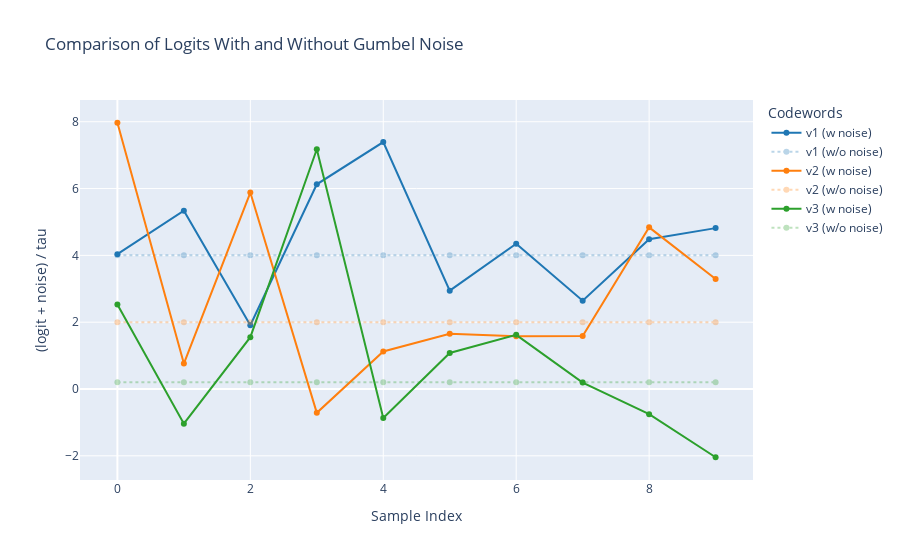

Write notebook code for a chart like this one.
### Code cell
import numpy as np
import plotly.graph_objects as go
import pandas as pd


np.random.seed(42)

logits = np.array([2.0, 1.0, 0.1])
labels = ['v1', 'v2', 'v3']

def sample_gumbel(shape, eps=1e-20):
    U = np.random.uniform(0, 1, shape)
    return -np.log(-np.log(U + eps) + eps)

tau = 0.5
samples = 10

logits_data = []

for i in range(samples):
    noise = sample_gumbel(logits.shape)
    for j, label in enumerate(labels):
        logits_data.append({
            'Sample': i,
            'Codeword': label,
            'Noisy Logit': (logits[j] + noise[j]) / tau,
            'Type': 'With Gumbel Noise'
        })
        logits_data.append({
            'Sample': i,
            'Codeword': label,
            'Noisy Logit': logits[j] / tau,
            'Type': 'No Noise'
        })

df = pd.DataFrame(logits_data)

fig = go.Figure()

colors = ['#1f77b4', '#ff7f0e', '#2ca02c']

for i, codeword in enumerate(labels):
    df_noise = df[(df['Codeword'] == codeword) & (df['Type'] == 'With Gumbel Noise')]
    df_nonoise = df[(df['Codeword'] == codeword) & (df['Type'] == 'No Noise')]
    
    color = colors[i % len(colors)]
    
    fig.add_trace(go.Scatter(
        x=df_noise['Sample'],
        y=df_noise['Noisy Logit'],
        mode='lines+markers',
        name=f'{codeword} (w noise)',
        line=dict(dash='solid'),
        marker=dict(color=color),
        opacity=1.0
    ))
    
    
    fig.add_trace(go.Scatter(
        x=df_nonoise['Sample'],
        y=df_nonoise['Noisy Logit'],
        mode='lines+markers',
        name=f'{codeword} (w/o noise)',
        line=dict(dash='dot'),
        marker=dict(color=color),
        opacity=0.3
    ))

fig.update_layout(
    title='Comparison of Logits With and Without Gumbel Noise',
    xaxis_title='Sample Index',
    yaxis_title='(logit + noise) / tau',
    legend_title='Codewords'
)

fig.show()

### Figure 1 — Plotly figure (JSON) as saved in the notebook; plotly's stock layout.template omitted (floating-point values rounded to 4 significant figures)
{"data": [{"line": {"dash": "solid"}, "marker": {"color": "#1f77b4"}, "mode": "lines+markers", "name": "v1 (w noise)", "opacity": 1, "type": "scatter", "x": [0, 1, 2, 3, 4, 5, 6, 7, 8, 9], "y": [4.036, 5.335, 1.908, 6.127, 7.392, 2.943, 4.35, 2.644, 4.484, 4.816]}, {"line": {"dash": "dot"}, "marker": {"color": "#1f77b4"}, "mode": "lines+markers", "name": "v1 (w/o noise)", "opacity": 0.3, "type": "scatter", "x": [0, 1, 2, 3, 4, 5, 6, 7, 8, 9], "y": [4.0, 4.0, 4.0, 4.0, 4.0, 4.0, 4.0, 4.0, 4.0, 4.0]}, {"line": {"dash": "solid"}, "marker": {"color": "#ff7f0e"}, "mode": "lines+markers", "name": "v2 (w noise)", "opacity": 1, "type": "scatter", "x": [0, 1, 2, 3, 4, 5, 6, 7, 8, 9], "y": [7.97, 0.7612, 5.881, -0.7133, 1.124, 1.652, 1.58, 1.585, 4.839, 3.294]}, {"line": {"dash": "dot"}, "marker": {"color": "#ff7f0e"}, "mode": "lines+markers", "name": "v2 (w/o noise)", "opacity": 0.3, "type": "scatter", "x": [0, 1, 2, 3, 4, 5, 6, 7, 8, 9], "y": [2.0, 2.0, 2.0, 2.0, 2.0, 2.0, 2.0, 2.0, 2.0, 2.0]}, {"line": {"dash": "solid"}, "marker": {"color": "#2ca02c"}, "mode": "lines+markers", "name": "v3 (w noise)", "opacity": 1, "type": "scatter", "x": [0, 1, 2, 3, 4, 5, 6, 7, 8, 9], "y": [2.53, -1.039, 1.551, 7.177, -0.8668, 1.078, 1.622, 0.1917, -0.7538, -2.043]}, {"line": {"dash": "dot"}, "marker": {"color": "#2ca02c"}, "mode": "lines+markers", "name": "v3 (w/o noise)", "opacity": 0.3, "type": "scatter", "x": [0, 1, 2, 3, 4, 5, 6, 7, 8, 9], "y": [0.2, 0.2, 0.2, 0.2, 0.2, 0.2, 0.2, 0.2, 0.2, 0.2]}], "layout": {"legend": {"title": {"text": "Codewords"}}, "title": {"text": "Comparison of Logits With and Without Gumbel Noise"}, "xaxis": {"title": {"text": "Sample Index"}}, "yaxis": {"title": {"text": "(logit + noise) / tau"}}}}
